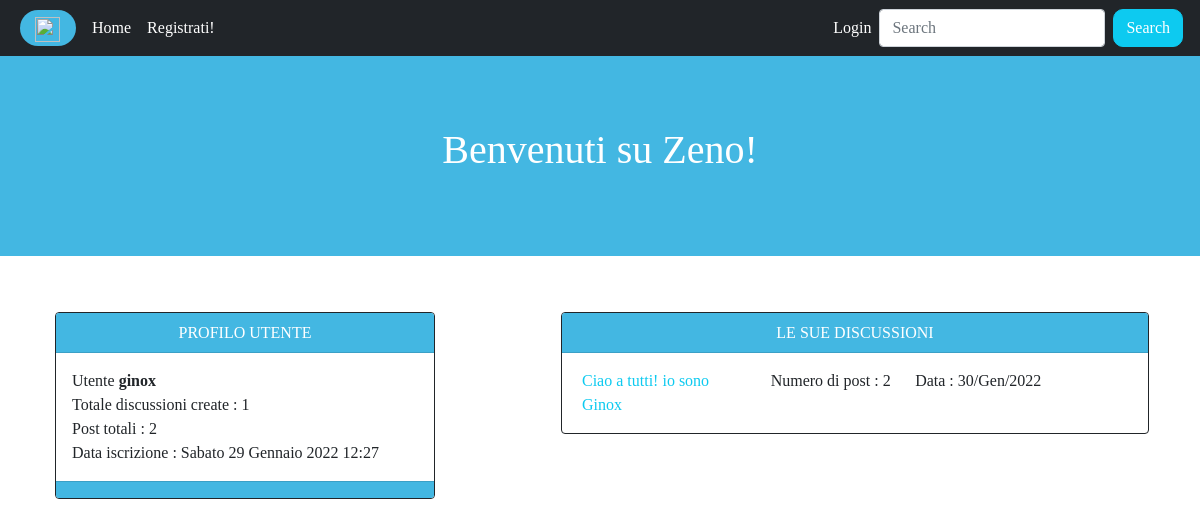
/user/ginox/, run on an earlier commit of the app's database.
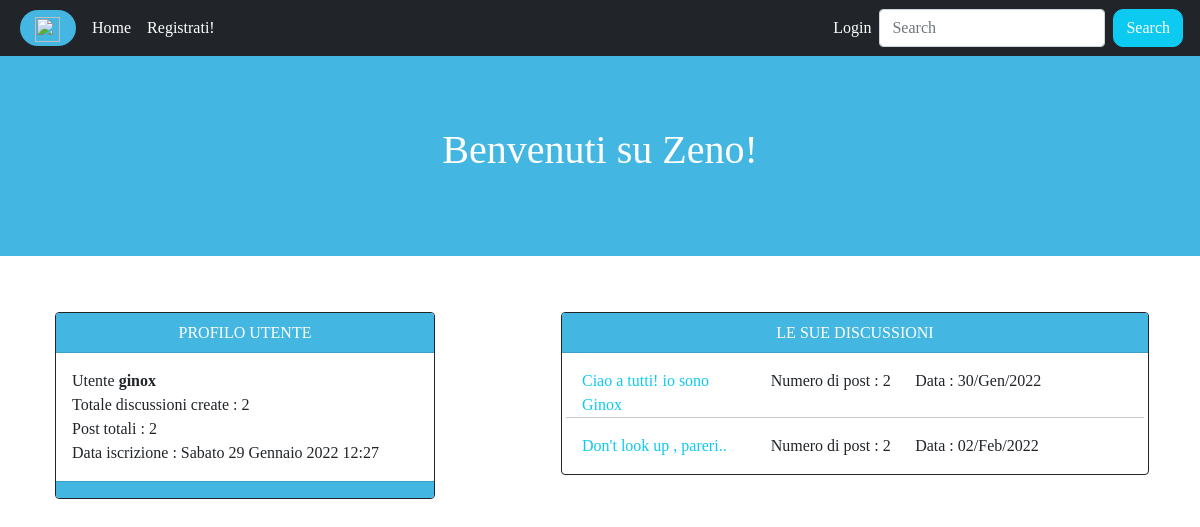
And on a later commit of the database.
### app/models.py (models this page shows, shortened)
class Discussione(models.Model):
    sezione_appartenenza = models.ForeignKey(Sezione,on_delete=models.CASCADE,related_name='discussioni_appartenenza')
    titolo = models.CharField(max_length=100)
    primo_post = models.TextField()
    autore = models.ForeignKey(User,on_delete=models.CASCADE,related_name='discussioni')
    data = models.DateTimeField(auto_now_add=True)
    def get_absolute_url(self):
        return reverse('discussion',kwargs={'pk':self.pk})
    class Meta:
        verbose_name = 'Discussione'
        verbose_name_plural = 'Discussioni'

### app/views.py (the view)
# urls.py: path('user/<str:username>/', user_profile , name='user_profile'),
def user_profile(request,username):
    user = get_object_or_404(User,username=username)
    context = {'user':user}
    return render(request,'user_profile.html',context)

### app/templates/user_profile.html (shortened to what this page needs)
{% extends 'base.html' %}
{% block content %}
    <div class="row justify-content-around my-2">
        <div class="col-sm-4 my-2">
            <div class="card border-dark ms-1">
                <div class="card-header color text-white"style="height:40px">
                    {% if request.user.username == user.username %}
                        <p class="text-center">IL TUO PROFILO UTENTE</p>
                    {% else %}
                        <p class="text-center">PROFILO UTENTE</p>
                    {% endif %}
                </div>
                <div class="card-body">
                    <p class="card-text my-0">Utente <strong>{{user.username}}</strong></p>
                    <p class="card-text my-0">Totale discussioni create : {{user.discussioni.count}}</p>
                    <p class="card-text my-0">Post totali : {{user.posts.count}}</p>
                    <p class="card-text my0">Data iscrizione : {{user.date_joined}}</p>
                </div>
                <div class="card-footer color"></div>
            </div>
        </div>
        <div class="col-sm-6 my-2">
                <div class="card border-dark">
                    <div class="card-header color text-white"style="height:40px">
                        {% if request.user.username == user.username %}
                            <p class="text-center"> LE TUE DISCUSSIONI</p>
                        {% else %}
                            <p class="text-center">LE SUE DISCUSSIONI</p>
                        {% endif %}
                    </div>
                    <div class="card-body">
                        <div class="row">
                            {% for discussione in user.discussioni.all %}
                                <div class="col-md-4">
                                    <p class="card-text ms-1"><a class="link-info"href="{{discussione.get_absolute_url}}">{{discussione.titolo}}</a></p>
                                </div>
                                <div class="col-md-3">
                                    <p class="card-text">Numero di post : {{discussione.autore.posts.count }}</p>
                                </div>
                                <div class="col-md-4">
                                    <p class="card-text">Data : {{discussione.data|date:"d/M/Y"}}</p>
                                </div>
                                {% if forloop.last %}
                                {% else %}
                                    <hr>
                                {% endif %}
                            {% endfor %}
                        </div>
                    </div>
            </div>
        </div>
    </div>
{% endblock content %}

What changed in the data, as far as the page shows it:
added Discussione: titolo "Don't look up , pareri..", autore.posts.count "2", data "02/Feb/2022"
Also different on the page:
{{ user.discussioni.count }}: "1" → "2"
